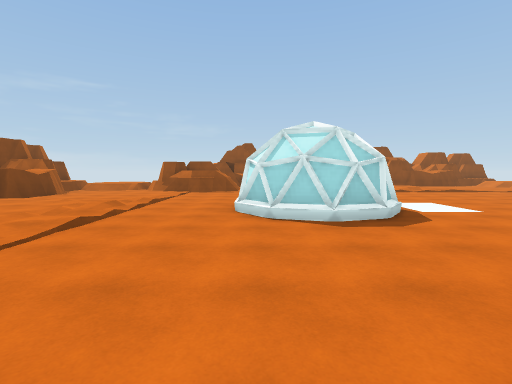
[1] (above)

24 first-person views from a walk through a scene from a Unity 3-D project. The camera is 1.5 m above the floor, tilts 4° down and sees 85° across. The floor is counted in squares, 2 m on a side. Each view is taken from the middle of a square. On the plan, view 1 faces up. The plan holds only what a view shows up to about 10 squares ahead; the rest is blank. The place goes on beyond the plan.

[2]
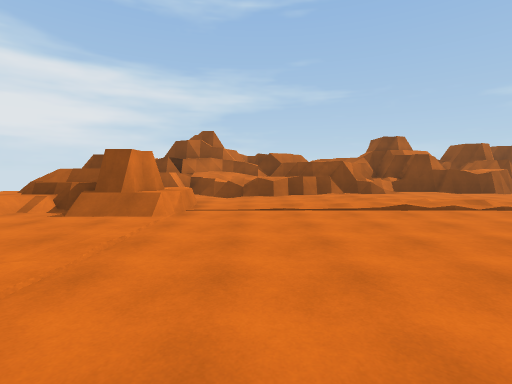

[3]
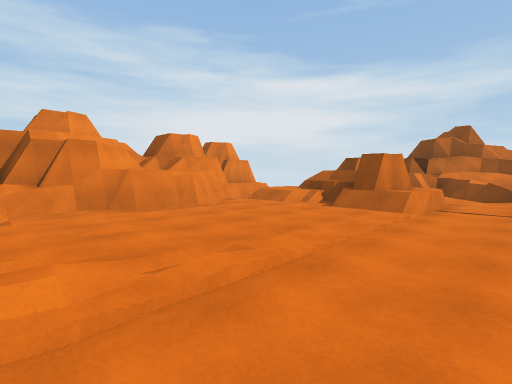

[4]
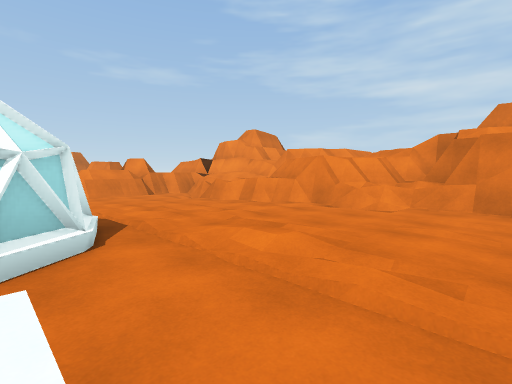

[5]
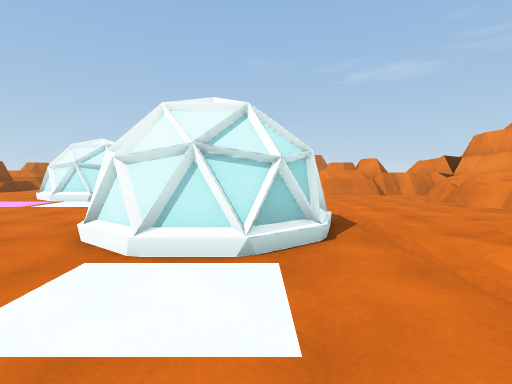

[6]
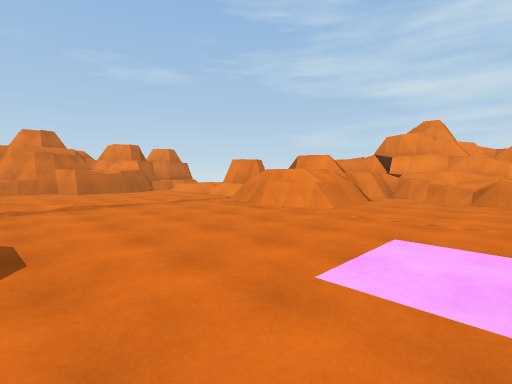

[7]
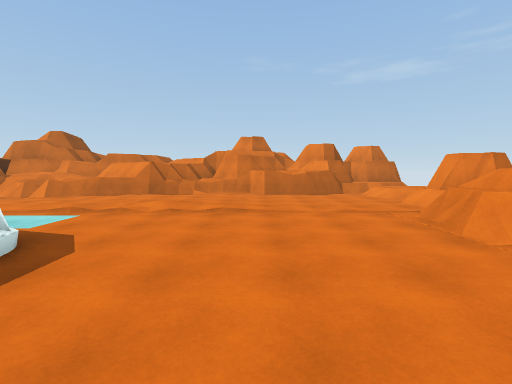

[8]
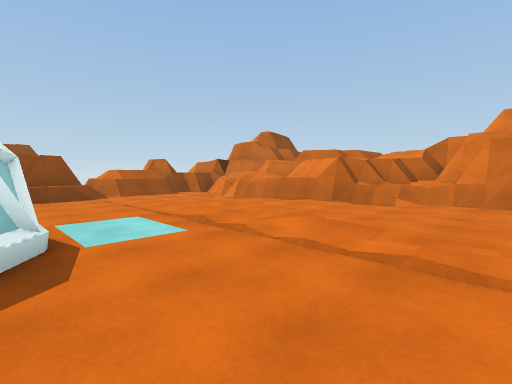

[9]
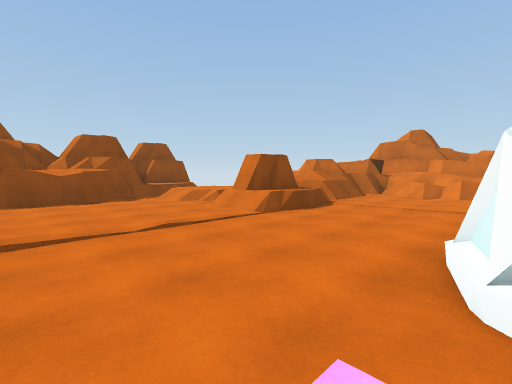

[10]
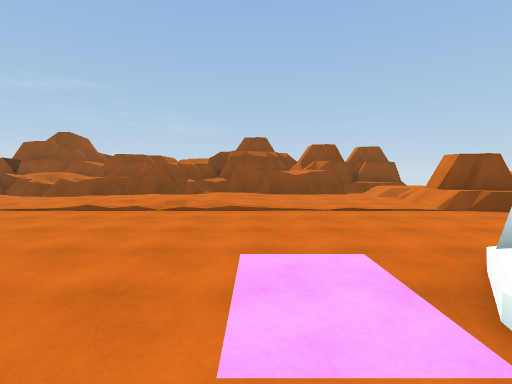

[11]
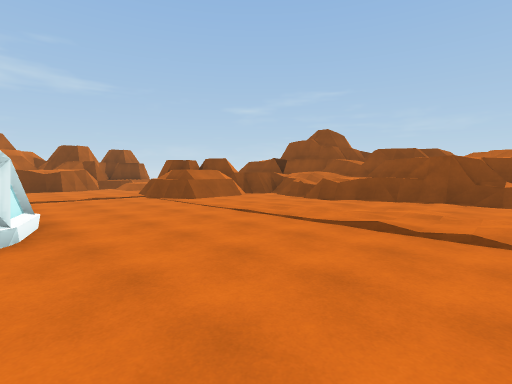

[12]
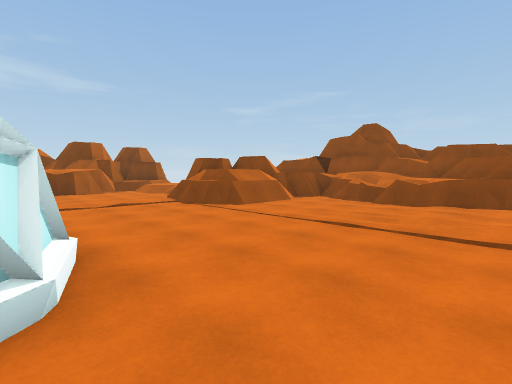

[13]
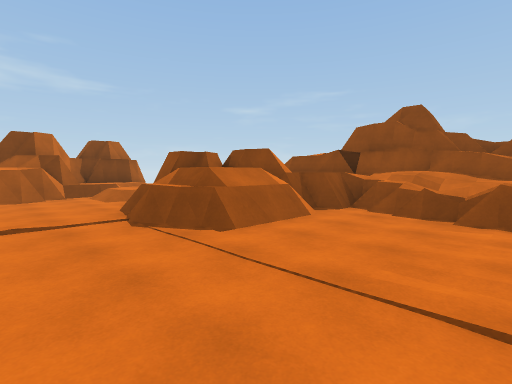

[14]
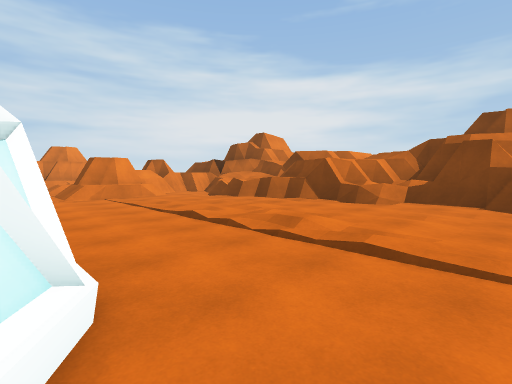

[15]
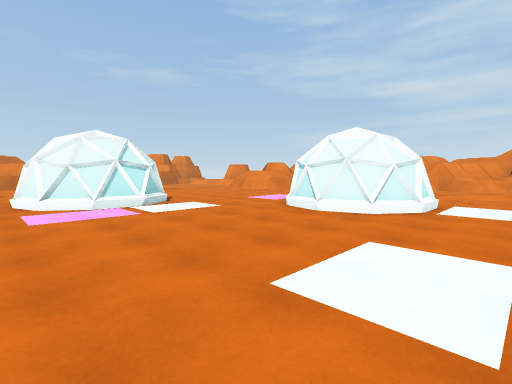

[16]
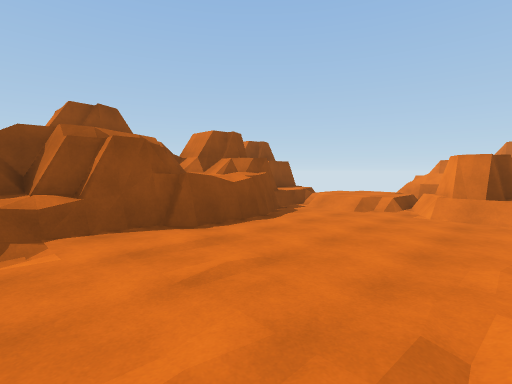

[17]
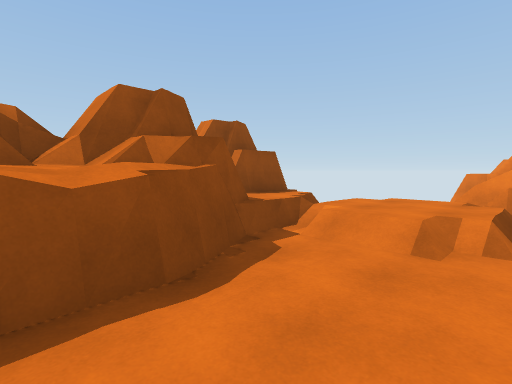

[18]
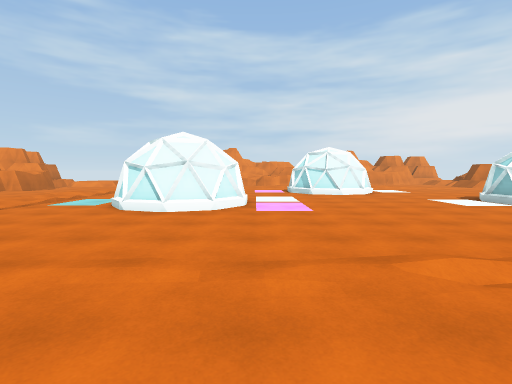

[19]
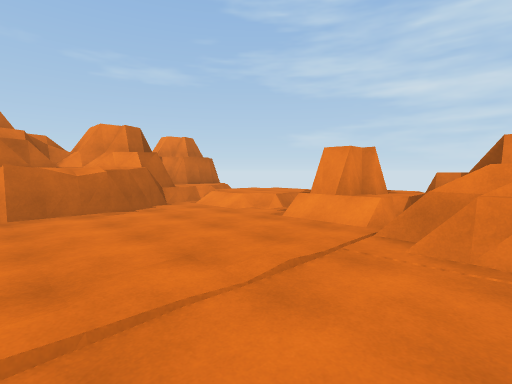

[20]
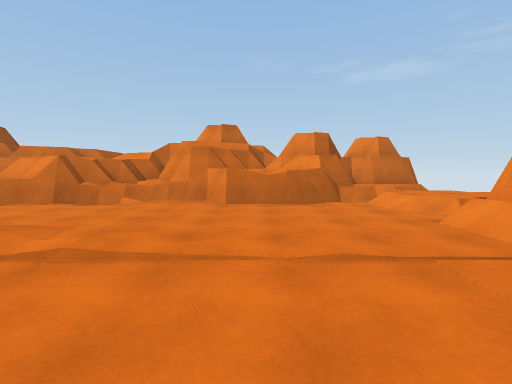

[21]
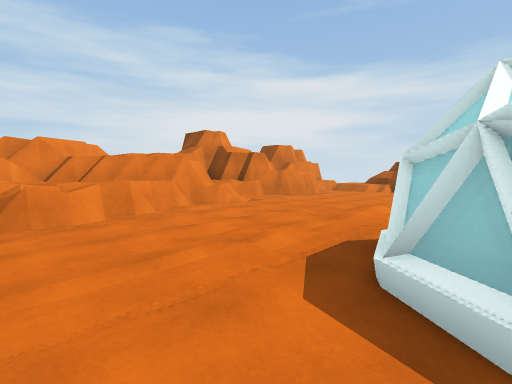

[22]
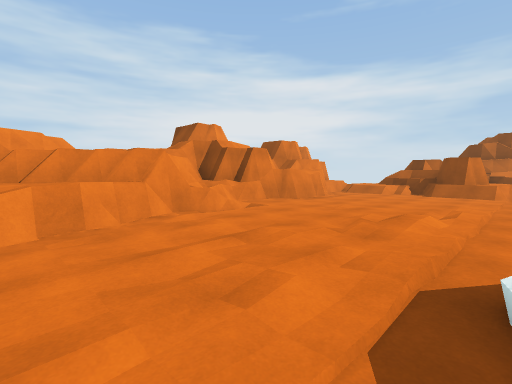

[23]
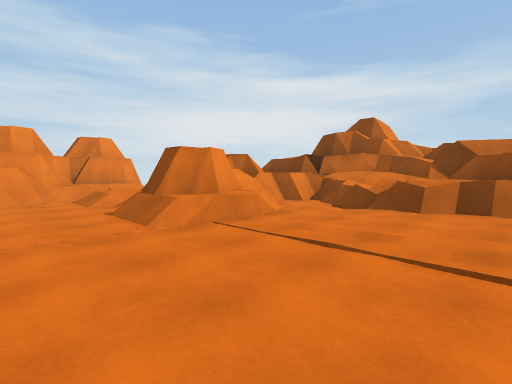

[24]
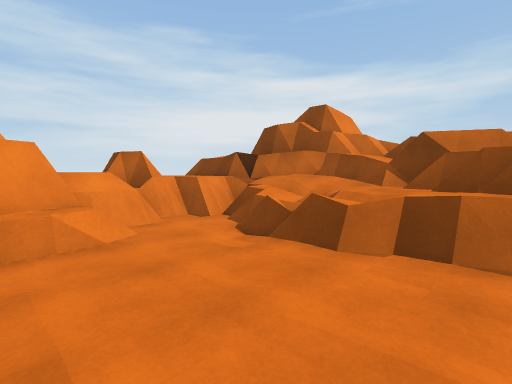

### Floor plan
Key: @ floor where view 1 was taken; # wall or solid block; x gap in a wall; . main floor; : floor 0.25 m higher than the main floor; + floor 0.5 m higher than the main floor; * floor 0.75 m higher than the main floor; % floor 1 m higher than the main floor; / step, stairs or slope; = window, fence, low wall or low ledge; ^ raised ledge; O other object.
Columns run from 9 left of view 1 to 21 right of it. Each row starts with its distance up from view 1.
 17                     ####
 16        ###### ########*.
 15        #===%###^####//++
 14        #..===../::.../++.^#
 13 #=   ###^....::/:.....=.#^##
 12 #=++=###^.....:/:..../#x^###
 11 ##....^#......://:...///===##
 10 ###........................=##
  9   #......................./=%#
  8   #........................=##
  7   #:.://.OOO.......OOO...:.=#
  6  #^:::/..O##.......# O..:/.##
  5  ##/::/..O#O.......O O../::/#
  4   #/:::................./::/^#
  3   #/..:........OO......./:.:##
  2  ##=..........O O......./...##
  1  #==/.........O O...........##
  0  #*=.....@..../O/...........###
 -1  #=/./##..////:.:...=##=..../##
 -2  ##=#^##....:::.....=##^/////=#
 -3  ####^#/.....:::../.=#####=+/ #
 -4      ^x/....::..====##  #  +/ #
 -5         /####^###%=###
 -6        =##  ### #####

Where each view was taken, in squares from view 1:
view 1: 0 up, 0 right, facing up
view 2: 1 up, 3 right, facing left
view 3: 1 up, 4 right, facing down-left
view 4: 1 up, 2 right, facing down-right
view 5: 1 up, 2 right, facing right
view 6: 4 up, 8 right, facing down-right
view 7: 2 up, 9 right, facing right
view 8: 2 up, 12 right, facing up-right
view 9: 7 up, 8 right, facing up-right
view 10: 5 up, 8 right, facing up
view 11: 7 up, 6 right, facing up-left
view 12: 7 up, 4 right, facing up-left
view 13: 9 up, 2 right, facing up-left
view 14: 8 up, 0 right, facing down-left
view 15: 8 up, 3 right, facing down-right
view 16: 11 up, 6 right, facing up-right
view 17: 13 up, 9 right, facing up-right
view 18: 13 up, 9 right, facing down
view 19: 2 up, 13 right, facing down-right
view 20: 1 up, 12 right, facing right
view 21: 1 up, 9 right, facing down-left
view 22: 0 up, 8 right, facing down-left
view 23: 3 up, 0 right, facing down-left
view 24: 3 up, 3 left, facing down-left
